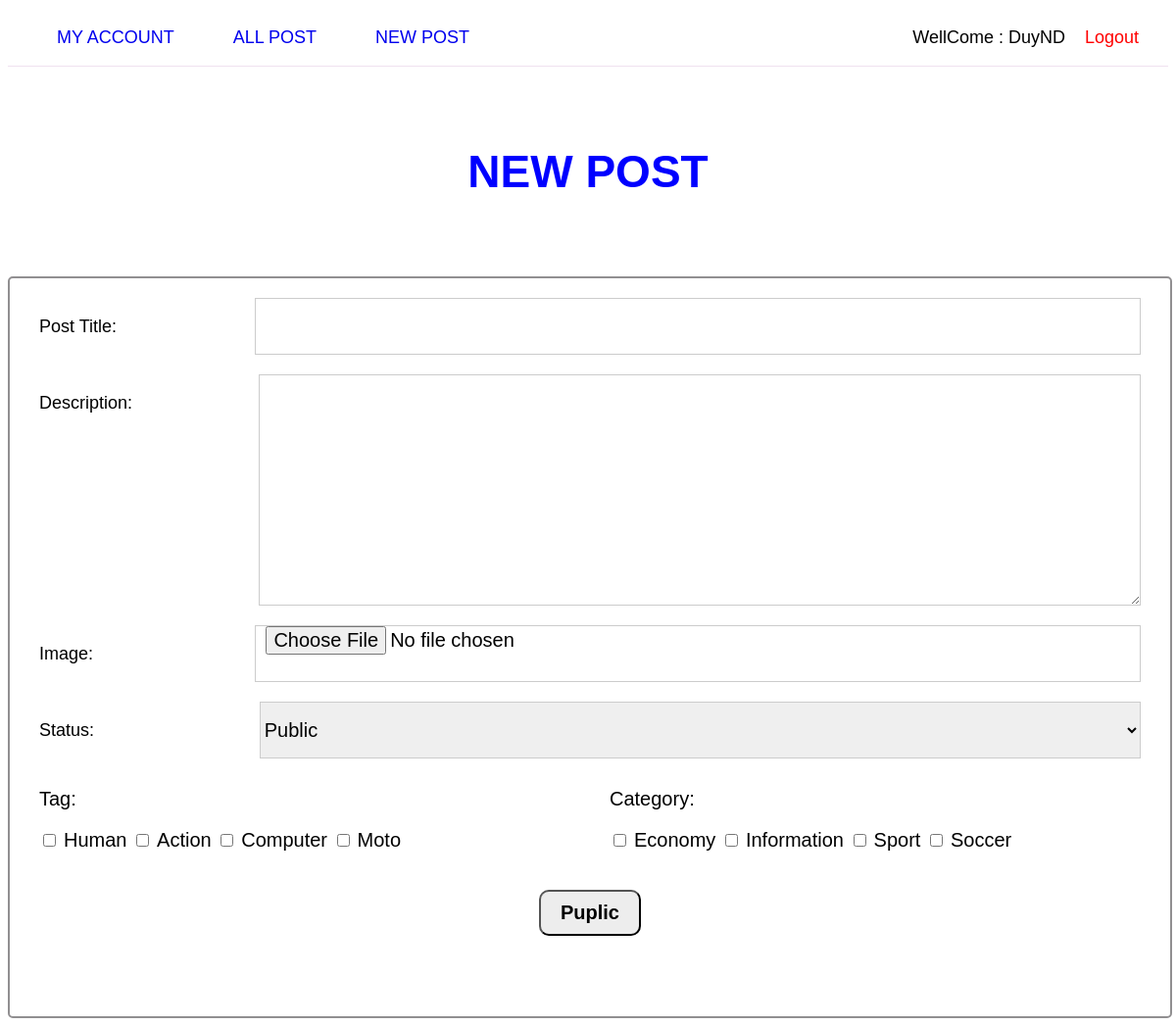
/new_post.php (signed in), run on the app's committed database.
### tables this page shows
CREATE TABLE `tag` (
  `id` int(11) NOT NULL,
  `name` varchar(50) NOT NULL
);

CREATE TABLE `category` (
  `id` int(11) NOT NULL,
  `name` varchar(50) NOT NULL
);

### Controller/controller.php (called while the page is built, shortened)
<?php
Class Controller{
	public function post() {
		include 'View/newpost.php';
	}
}
?>

### new_post.php (called while the page is built)
<?php
	include_once("Controller/Controller.php");
	$Controller = new Controller();
	$Controller-> post();
?>

### View/newpost.php (the view, shortened to what this page needs)
<!DOCTYPE html>
<html>
<head>
	<link rel="stylesheet" href="style.css" />
	<?php include 'header.php';?>
</head>
<body>
	<?php
		if (isset($_GET["post-id"])) {
			echo '<h3>Update Post</h3>';
		}
		else{
			echo '<h3>New Post</h3>';
		}
		$id_post = '';
	      $servername = "localhost";
	      $username = "root";
	      $password = "";
	      $dbname = "phpmysql";
	      $conn = new mysqli($servername, $username, $password, $dbname);
	?>
	<div class="content posts">
		<div class="ct-center new-post">
			<form method="post" action="" enctype="multipart/form-data" id="new-post">
				<ul>
					<?php
						if ($id_post!="") {
							if ($conn->connect_error) {
					  			die("Connection failed: " . $conn->connect_error);
							}
							else
							{
								$sql = "SELECT * FROM newpost WHERE id = '$id_post'";
								$result = $conn->query($sql);
									if ($result->num_rows > 0) {
										while($row = $result->fetch_assoc()) {
									?>
										<li>
							            	<div class="info">
								               <p>Post Title:</p>
								               <input type="text" name="title" value="<?php echo $row["title"];?>">
							               </div>
							            </li>
							            <li>
							            	<div class="info">
								               <p>Description:</p>
								               <textarea name="description" form="new-post" rows="10"><?php echo $row["description"];?></textarea>
							               </div>
							            </li>
							            <li>
							            	<div class="info">
								               <p>Image:</p>
								               <input type="file" name="image" accept="image/*"/>
							               </div>
							            </li>
							            <li>
							            	<div class="info">
								               <p>Status:</p>
								               <input type="text" name="status" value="<?php echo $row["status"];?>">
								            </div>
							            </li>
							            <li>
								            <input type="hidden" name="author" value="<?php echo $row["author"];?>">
							            </li>
							            <div class="tag-cate">
							            	<div class="tag">
							            		<p> Tag: </p>
							            	<?php
												if ($conn->connect_error) {
													die("Connection failed: " . $conn->connect_error);
												}
												else
												{
												$sql = "SELECT name FROM tag";
												$result = $conn->query($sql);
													if ($result->num_rows > 0) {
													  while($row = $result->fetch_assoc()) {
													?>
								            		<input type="checkbox" name="tags[]" id = "tags" value="<?php echo $row["name"];?>"><?php echo "<span>".$row["name"]."</span>"; ?>
								            		<?php
											            }
											        }
											    }
								             ?>
							            	</div>
							            	<div class="cate">
							            		<p> Category: </p>
							            	<?php
												if ($conn->connect_error) {
													die("Connection failed: " . $conn->connect_error);
												}
												else
												{
												$sql = "SELECT name FROM category";
												$result = $conn->query($sql);
													if ($result->num_rows > 0) {
													  while($row = $result->fetch_assoc()) {
													?>
								            		<input type="checkbox" name="cate[]" id = "cate" value="<?php echo $row["name"];?>"><?php echo "<span>".$row["name"]."</span>"; ?>
								            		<?php
											            }
											        }
											    }
								             ?>
							            	</div>
							            </div>
									<?php
										}
									}
							}
						}
						else{ ?>
							<li>
				            	<div class="info">
					               <p>Post Title:</p>
					               <input type="text" name="title">
				               </div>
				            </li>
				            <li>
				            	<div class="info">
					               <p>Description:</p>
					               <textarea name="description" form="new-post" rows="10"></textarea>
				               </div>
				            </li>
				            <li>
				            	<div class="info">
					               <p>Image:</p>
					               <input type="file" name="image" accept="image/*"/>
				               </div>
				            </li>
				            <li>
				            	<div class="info">
					               <p>Status:</p>
					               	<select name="status">
										<option value="public" selected>Public</option>
									</select>
					            </div>
				            </li>
				            <div class="tag-cate">
				            	<div class="tag">
				            		<p> Tag: </p>
				            	<?php
									if ($conn->connect_error) {
										die("Connection failed: " . $conn->connect_error);
									}
									else
									{
									$sql = "SELECT name FROM tag";
									$result = $conn->query($sql);
										if ($result->num_rows > 0) {
										  while($row = $result->fetch_assoc()) {
										?>
					            		<input type="checkbox" name="tags[]" id = "tags" value="<?php echo $row["name"];?>"><?php echo "<span>".$row["name"]."</span>"; ?>
					            		<?php
								            }
								        }
								    }
					             ?>
				            	</div>
				            	<div class="cate">
				            		<p> Category: </p>
				            	<?php
									if ($conn->connect_error) {
										die("Connection failed: " . $conn->connect_error);
									}
									else
									{
									$sql = "SELECT name FROM category";
									$result = $conn->query($sql);
										if ($result->num_rows > 0) {
										  while($row = $result->fetch_assoc()) {
										?>
					            		<input type="checkbox" name="cate[]" id = "cate" value="<?php echo $row["name"];?>"><?php echo "<span>".$row["name"]."</span>"; ?>
					            		<?php
								            }
								        }
								    }
					             ?>
				            	</div>
				            </div>
						<?php
						}
					 ?>
		            <li class="public-post">
		               	<div class="login">
		                  <input type="submit" name="submit" value="<?php if (isset($_GET["post-id"])) echo 'Update'; else echo 'Puplic';?>" >
		               	</div>
		            </li>
		            <li><i class="error" style="color: red"><?php echo $mes_post ?></i></li>
		        </ul>
			</form>
		</div>
	</div>
</body>
</html>

### style.css (style rules this page uses)
body { box-sizing: border-box; font-family: '', sans-serif; font-size: 18px; line-height: 22px; }
h3 { text-align: center; text-transform: uppercase; color: blue; padding: 50px; font-size: 46px; }
ul { margin: 0; padding: 10px; box-sizing: border-box; }
.ct-center { width: 50%; margin: 0 auto; border: 2px solid #807e80dd; border-radius: 5px; min-width: 500px; max-width: 650px; position: relative; }
ul li { width: 100%; padding: 10px 20px; list-style: none; box-sizing: border-box; }
.info { display: flex; }
.info p { width: 25%; }
.info input { width: 75%; font-size: 20px; padding: 0 10px; }
li .login { text-align: center; padding: 30px 0 20px; }
.login input[type="submit"] { font-size: 20px; padding: 10px 20px; border-radius: 10px; background-color: #ededed; font-weight: 600; color: #000; cursor: pointer; }
.posts .ct-center { width: 100%; max-width: 1200px; }
.new-post .info input, textarea, .info select { width: 100%; border: 1px solid #ccc; font-size: 20px; font-family: 'Popin', sans-serif; }
.desc, .content.posts { clear: both; }
.tag-cate { display: flex; font-size: 20px; }
.tag, .cate { width: 50%; padding-left: 20px; }
.tag-cate .tag span, .tag-cate .cate span { text-transform: capitalize; margin-left: 5px; }

### data on the page
tag: name "Human"
tag: name "Action"
tag: name "Computer"
tag: name "Moto"
category: name "Economy"
category: name "Information"
category: name "Sport"
category: name "Soccer"

### other printed values
$_SESSION['name'] "DuyND"
